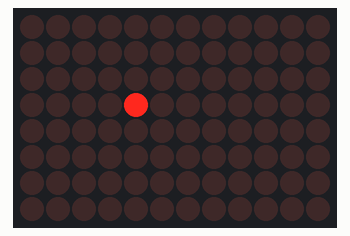
The sketch below on a simulated Arduino Uno R4 WiFi. On the bench: 12×8 LED matrix.

Above: at 0.01 s.
At 0.91 s:
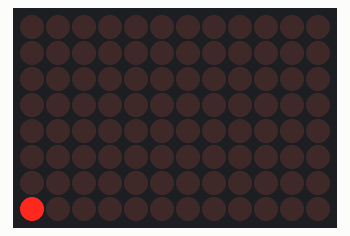
At 1.96 s:
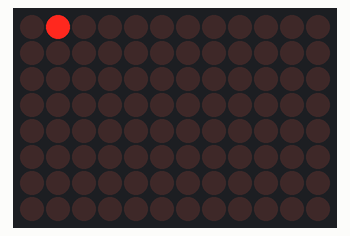
At 4.06 s:
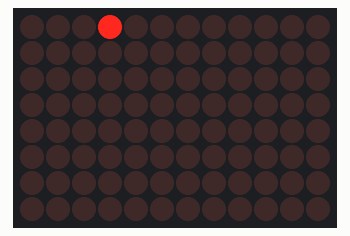
At 6.16 s:
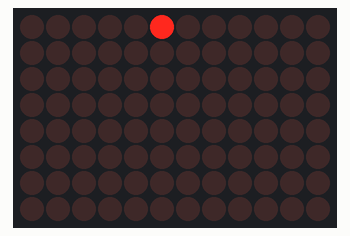
At 8.26 s:
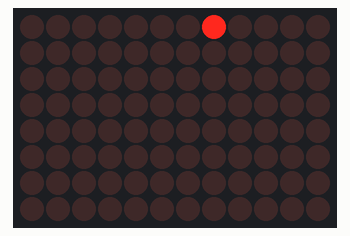

The sketch:

BouncingPixelLEDMatrix.ino
```cpp
#include <Arduino_LED_Matrix.h>

int dt = 50; //Delay time --> 50 m/s
ArduinoLEDMatrix matrix; //Creates matrix object
int br = 1000000; //Broadcast range for Serial Monitor
int xPos = 3;
int yPos = 2;
int deltaX = 1;
int deltaY = 1;

//initialize bitmap
byte frame[8][12] = {
  {0,0,0,0,0,0,0,0,0,0,0,0},
  {0,0,0,0,0,0,0,0,0,0,0,0},
  {0,0,0,0,0,0,0,0,0,0,0,0},
  {0,0,0,0,0,0,0,0,0,0,0,0},
  {0,0,0,0,0,0,0,0,0,0,0,0},
  {0,0,0,0,0,0,0,0,0,0,0,0},
  {0,0,0,0,0,0,0,0,0,0,0,0},
  {0,0,0,0,0,0,0,0,0,0,0,0}
};

void setup() {
  // put your setup code here, to run once:
    matrix.begin(); //initialize matrix object
}

void loop() {
  // put your main code here, to run repeatedly:
    if(yPos == 7)
    {
      deltaY = -1;
    }
    if(yPos == 0)
    {
      deltaY = 1;
    }
    if(xPos == 11)
    {
      deltaX = -1;
    }
    if(xPos == 0)
    {
      deltaX = 1;
    }

    frame[yPos][xPos] = 0; //Turns off previous LED
    yPos += deltaY; // Increments Y position
    xPos += deltaX; // Increments X position
    frame[yPos][xPos] = 1; //Turns on LED of new position
    matrix.renderBitmap(frame, 8, 12); //Render on LEDS for the 8x12 Matrix
    delay(dt); //Sets a delay before loop starts again

}
```

Measured:
- by itself, everything shown: repeats every 7.7 s, in 154 steps
